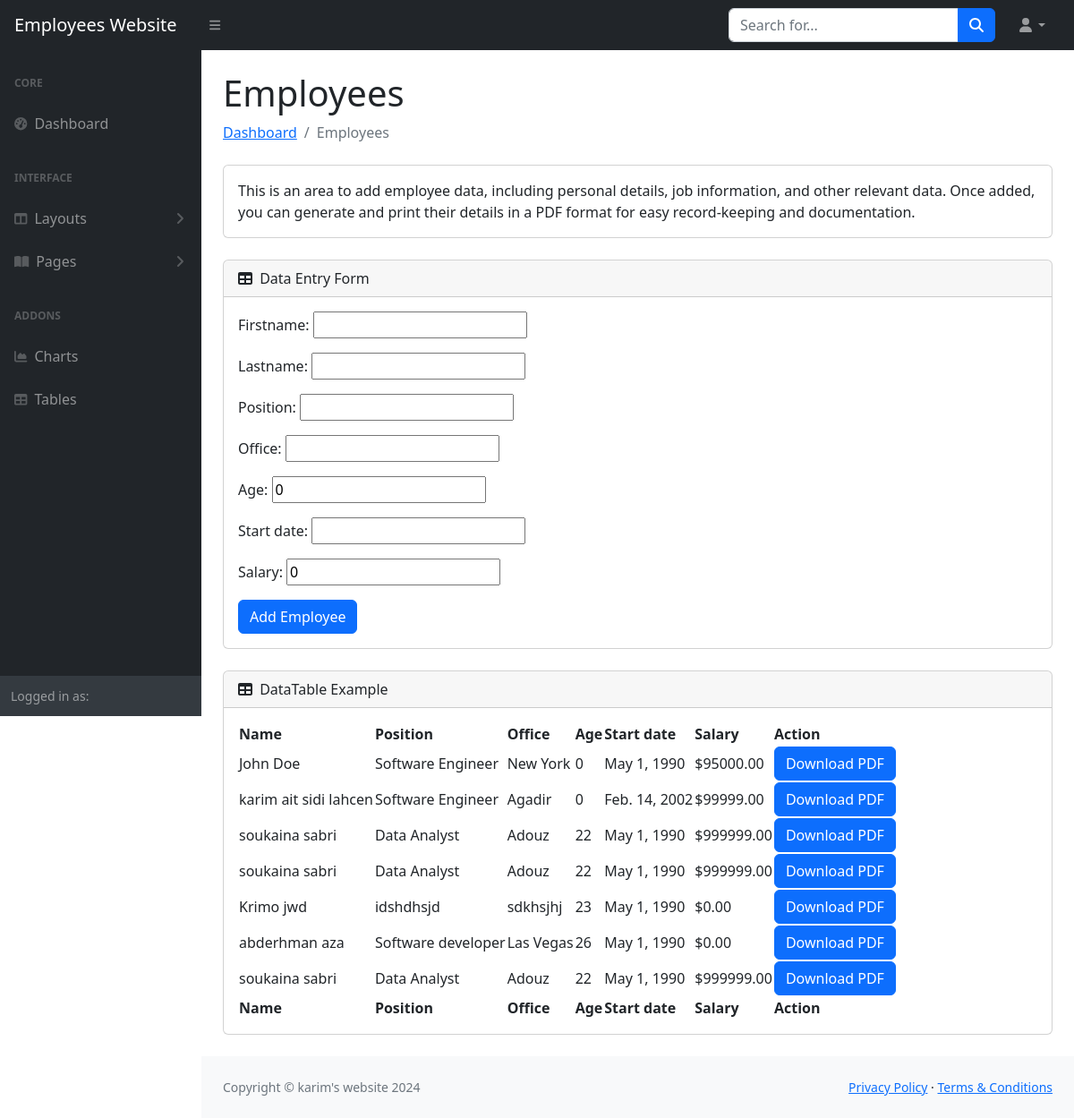
Page /dashboard/ (signed in) on the committed database.
### table/models.py (models this page shows, shortened)
class Employee(models.Model):
    firstname = models.CharField(max_length=255)
    lastname = models.CharField(max_length=255)
    position = models.CharField(max_length=255)
    office = models.CharField(max_length=255)
    age = models.IntegerField(default=0)
    start_date = models.DateField(null=True)
    salary = models.DecimalField(max_digits=10, decimal_places=2, default=0)
    @property
    def full_name(self):
        return f"{self.firstname} {self.lastname}"

### table/views.py (the view)
# urls.py: path('', views.employee_list, name='employee_list'),
@login_required
def employee_list(request):
    if request.method == 'POST':
        form = EmployeeForm(request.POST)
        if form.is_valid():
            form.save()  # Save the new employee to the database
            return redirect('employee_list')  # Refresh the page to display the updated data
    else:
        form = EmployeeForm()
    employees = Employee.objects.all()
    return render(request, 'tables.html', {'employees': employees, 'form': form})

### table/forms.py
class EmployeeForm(forms.ModelForm):
    class Meta:
        model = Employee
        fields = ['firstname', 'lastname', 'position', 'office', 'age', 'start_date', 'salary']

### table/templates/tables.html (shortened to what this page needs)
{% load static %}
<!DOCTYPE html>
<html lang="en">
    <head>
        <link href="https://cdn.jsdelivr.net/npm/simple-datatables@7.1.2/dist/style.min.css" rel="stylesheet" />
        <link href="{% static 'css/styles.css' %}" rel="stylesheet" />
    </head>
    <body class="sb-nav-fixed">
        <nav class="sb-topnav navbar navbar-expand navbar-dark bg-dark">
            <a class="navbar-brand ps-3" href="{% url 'employee_list'%}">Employees Website</a>
            <button class="btn btn-link btn-sm order-1 order-lg-0 me-4 me-lg-0" id="sidebarToggle" href="#!"><i class="fas fa-bars"></i></button>
            <form class="d-none d-md-inline-block form-inline ms-auto me-0 me-md-3 my-2 my-md-0">
                <div class="input-group">
                    <input class="form-control" type="text" placeholder="Search for..." aria-label="Search for..." aria-describedby="btnNavbarSearch" />
                    <button class="btn btn-primary" id="btnNavbarSearch" type="button"><i class="fas fa-search"></i></button>
                </div>
            </form>
            <ul class="navbar-nav ms-auto ms-md-0 me-3 me-lg-4">
                <li class="nav-item dropdown">
                    <a class="nav-link dropdown-toggle" id="navbarDropdown" href="#" role="button" data-bs-toggle="dropdown" aria-expanded="false"><i class="fas fa-user fa-fw"></i></a>
                </li>
            </ul>
        </nav>
        <div id="layoutSidenav">
            <div id="layoutSidenav_nav">
                <nav class="sb-sidenav accordion sb-sidenav-dark" id="sidenavAccordion">
                    <div class="sb-sidenav-menu">
                        <div class="nav">
                            <div class="sb-sidenav-menu-heading">Core</div>
                            <a class="nav-link" href="index.html">
                                <div class="sb-nav-link-icon"><i class="fas fa-tachometer-alt"></i></div>
                                Dashboard
                            </a>
                            <div class="sb-sidenav-menu-heading">Interface</div>
                            <a class="nav-link collapsed" href="#" data-bs-toggle="collapse" data-bs-target="#collapseLayouts" aria-expanded="false" aria-controls="collapseLayouts">
                                <div class="sb-nav-link-icon"><i class="fas fa-columns"></i></div>
                                Layouts
                                <div class="sb-sidenav-collapse-arrow"><i class="fas fa-angle-down"></i></div>
                            </a>
                            <a class="nav-link collapsed" href="#" data-bs-toggle="collapse" data-bs-target="#collapsePages" aria-expanded="false" aria-controls="collapsePages">
                                <div class="sb-nav-link-icon"><i class="fas fa-book-open"></i></div>
                                Pages
                                <div class="sb-sidenav-collapse-arrow"><i class="fas fa-angle-down"></i></div>
                            </a>
                            <div class="sb-sidenav-menu-heading">Addons</div>
                            <a class="nav-link" href="charts.html">
                                <div class="sb-nav-link-icon"><i class="fas fa-chart-area"></i></div>
                                Charts
                            </a>
                            <a class="nav-link" href="tables.html">
                                <div class="sb-nav-link-icon"><i class="fas fa-table"></i></div>
                                Tables
                            </a>
                        </div>
                    </div>
                    <div class="sb-sidenav-footer">
                        <div class="small">Logged in as:</div>
                    </div>
                </nav>
            </div>
            <div id="layoutSidenav_content">
                <main>
                    <div class="container-fluid px-4">
                        <h1 class="mt-4">Employees</h1>
                        <ol class="breadcrumb mb-4">
                            <li class="breadcrumb-item"><a href="index.html">Dashboard</a></li>
                            <li class="breadcrumb-item active">Employees</li>
                        </ol>
                        <div class="card mb-4">
                            <div class="card-body">
                                This is an area to add employee data, including personal details, job information, and other relevant data. Once added, you can generate and print their details in a PDF format for easy record-keeping and documentation.
                            </div>
                        </div>
                        <div class="card mb-4">
                            <div class="card-header">
                                <i class="fas fa-table me-1"></i>
                                Data Entry Form
                            </div>
                            <div class="card-body">
                                <form method="post">
                                    {{ form.as_p }}
                                    <button type="submit" class="btn btn-primary">Add Employee</button>
                                </form>
                            </div>
                        </div>
                        <div class="card mb-4">
                            <div class="card-header">
                                <i class="fas fa-table me-1"></i>
                                DataTable Example
                            </div>
                            <div class="card-body">
                                <table id="datatablesSimple">
                                    <thead>
                                        <tr>
                                            <th>Name</th>
                                            <th>Position</th>
                                            <th>Office</th>
                                            <th>Age</th>
                                            <th>Start date</th>
                                            <th>Salary</th>
                                            <th>Action</th>
                                        </tr>
                                    </thead>
                                    <tfoot>
                                        <tr>
                                            <th>Name</th>
                                            <th>Position</th>
                                            <th>Office</th>
                                            <th>Age</th>
                                            <th>Start date</th>
                                            <th>Salary</th>
                                            <th>Action</th>
                                        </tr>
                                    </tfoot>
                                    <tbody>
                                        {% for employee in employees %}
                                            <tr>
                                                <td>{{ employee.full_name }}</td>
                                                <td>{{ employee.position }}</td>
                                                <td>{{ employee.office }}</td>
                                                <td>{{ employee.age }}</td>
                                                <td>{{ employee.start_date }}</td>
                                                <td>${{ employee.salary }}</td>
                                                <td>
                                                    <a href="{% url 'generate_pdf' employee.id %}" class="btn btn-primary">Download PDF</a>
                                                </td>
                                            </tr>
                                        {% empty %}
                                            <tr>
                                                <td colspan="7">No employees found.</td>
                                            </tr>
                                        {% endfor %}
                                    </tbody>
                                </table>
                            </div>
                        </div>
                    </div>
                </main>
                <footer class="py-4 bg-light mt-auto">
                    <div class="container-fluid px-4">
                        <div class="d-flex align-items-center justify-content-between small">
                            <div class="text-muted">Copyright &copy; karim's website 2024</div>
                            <div>
                                <a href="#">Privacy Policy</a>
                                &middot;
                                <a href="#">Terms &amp; Conditions</a>
                            </div>
                        </div>
                    </div>
                </footer>
            </div>
        </div>
        <script src="{% static 'js/datatables-simple-demo.js' %}"></script>    </body>
</html>

### rows in the picture
Employee: full_name "John Doe", position "Software Engineer", office "New York", age "0", start_date "May 1, 1990", salary "95000.00"
Employee: full_name "karim ait sidi lahcen", position "Software Engineer", office "Agadir", age "0", start_date "Feb. 14, 2002", salary "99999.00"
Employee: full_name "soukaina sabri", position "Data Analyst", office "Adouz", age "22", start_date "May 1, 1990", salary "999999.00"
Employee: full_name "soukaina sabri", position "Data Analyst", office "Adouz", age "22", start_date "May 1, 1990", salary "999999.00"
Employee: full_name "Krimo jwd", position "idshdhsjd", office "sdkhsjhj", age "23", start_date "May 1, 1990", salary "0.00"
Employee: full_name "abderhman aza", position "Software developer", office "Las Vegas", age "26", start_date "May 1, 1990", salary "0.00"
Employee: full_name "soukaina sabri", position "Data Analyst", office "Adouz", age "22", start_date "May 1, 1990", salary "999999.00"
